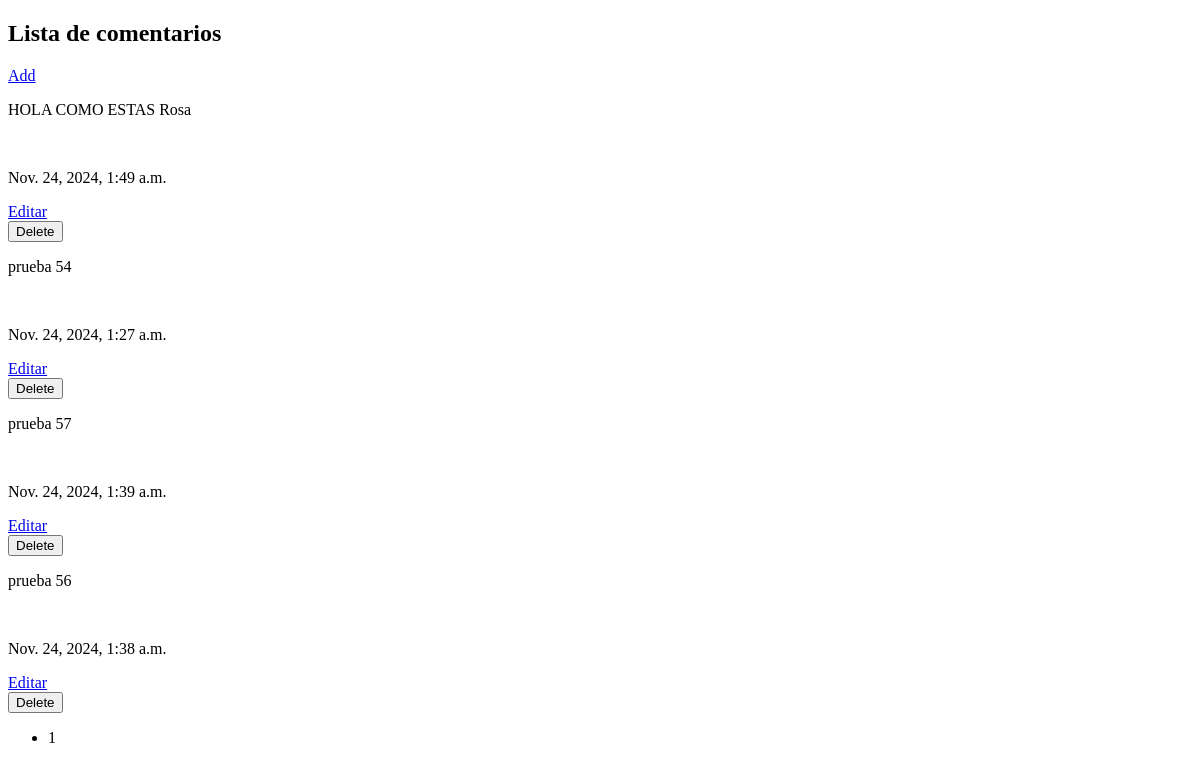
Before: /?page=2 with the older database file.
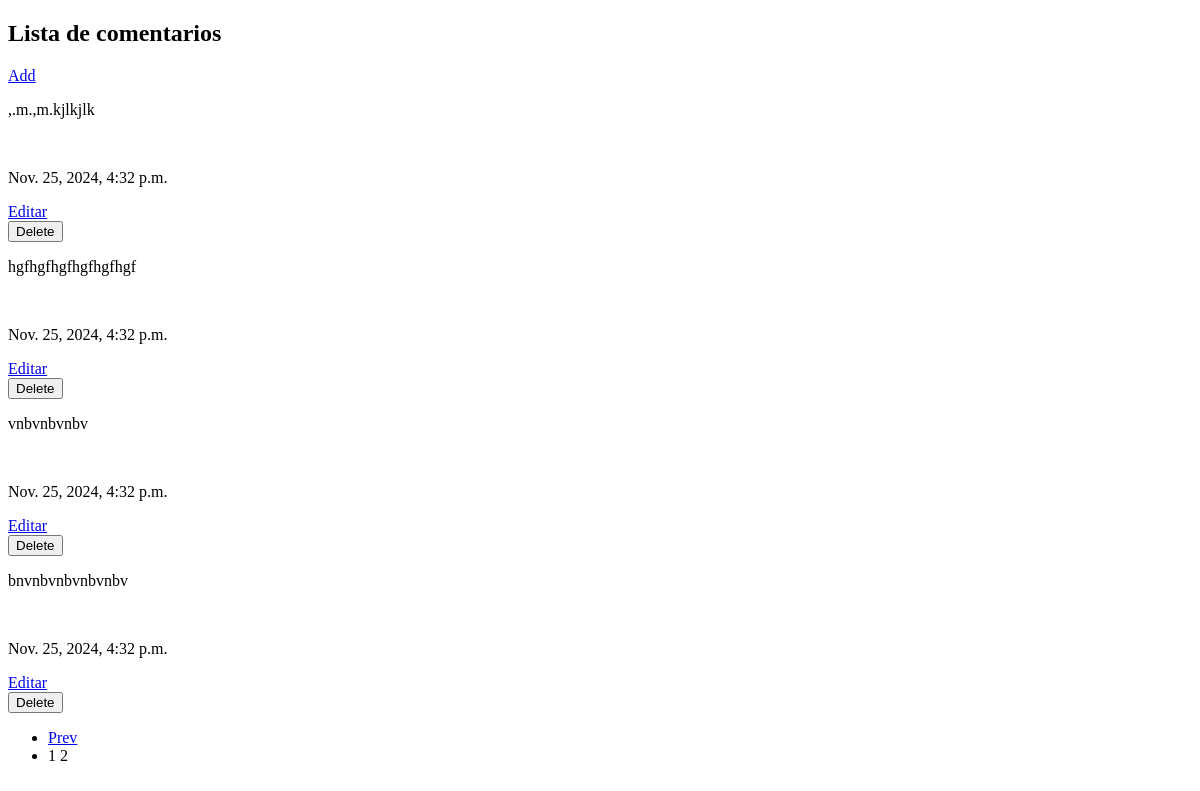
After: the same page with the newer database file.
### comment/models.py (models this page shows, shortened)
class Comment(models. Model):
    text = models.TextField()
    date_posted = models.DateTimeField(auto_now=True)
    element = models.ForeignKey(Element, on_delete=models.CASCADE, null=True)

### comment/views.py (the view)
# urls.py: path('', views.index, name='index'),
def index(request):
    comments = Comment.objects.all()
    paginator = Paginator(comments, 5)
    page_number = request.GET.get('page')
    comments_page = paginator.get_page(page_number)
    return render(request, 'index.html',{'comments': comments_page})

### comment/templates/index.html (shortened to what this page needs)
<!DOCTYPE html>
<html lang="en">
<head>
</head>
<body>
    <h2>Lista de comentarios</h2>
    <a href="{% url 'comment:add' %}" target="_blank" >Add</a>
    {% for comment in comments %}
        <p>{{ comment.text }}</p>
        <br>
        <p>{{ comment.date_posted }}</p>
        <a href="{% url 'comment:update_comment' comment.id %}">Editar</a>
        <form action="{% url 'comment:delete_comment' comment.id %}" method="POST">
        <input type="submit" value="Delete">
        </form>
    {% endfor %}
    <nav>
        <ul class="paginator justify-content-center">
            {% if comments.has_previous %}
                <li class="page-item">
                    <a class="page-link" href="?page={{ comments.previous_page_number }}">Prev</a>
                </li>
            {% endif %}
            <li class="page-item">
                {% for i in comments.paginator.page_range %}
                    {{i}}
                {% endfor %}
            </li>
        </ul>
    </nav>
</body>
</html>

Changed rows visible on the page:
removed Comment: text "HOLA COMO ESTAS Rosa", date_posted "Nov. 24, 2024, 1:49 a.m."
no longer on this page (row unchanged): Comment: text "prueba 54", date_posted "Nov. 24, 2024, 1:27 a.m."
no longer on this page (row unchanged): Comment: text "prueba 57", date_posted "Nov. 24, 2024, 1:39 a.m."
no longer on this page (row edited): Comment: text "prueba 56", date_posted "Nov. 24, 2024, 1:38 a.m."
added Comment: text ",.m.,m.kjlkjlk", date_posted "Nov. 25, 2024, 4:32 p.m."
added Comment: text "hgfhgfhgfhgfhgfhgf", date_posted "Nov. 25, 2024, 4:32 p.m."
added Comment: text "vnbvnbvnbv", date_posted "Nov. 25, 2024, 4:32 p.m."
added Comment: text "bnvnbvnbvnbvnbv", date_posted "Nov. 25, 2024, 4:32 p.m."
Other visible differences:
text now shown: "Prev"
new list line: "2"
